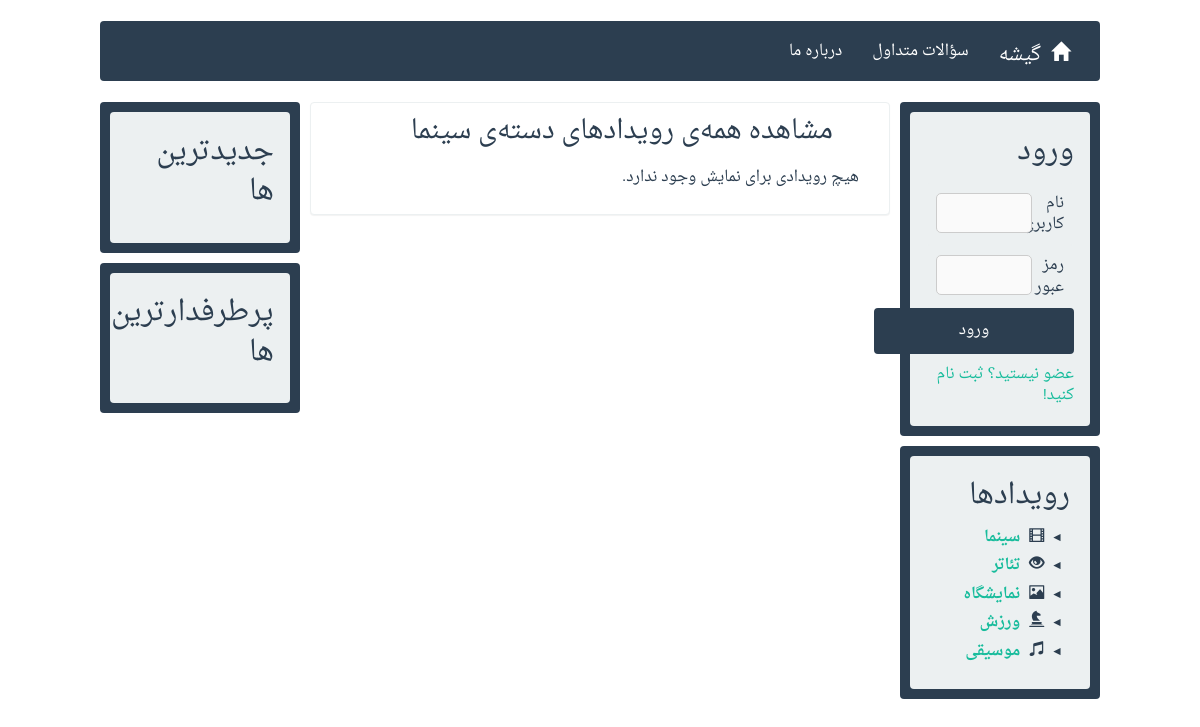
/events/سینما/, run on an earlier commit of the app's database.
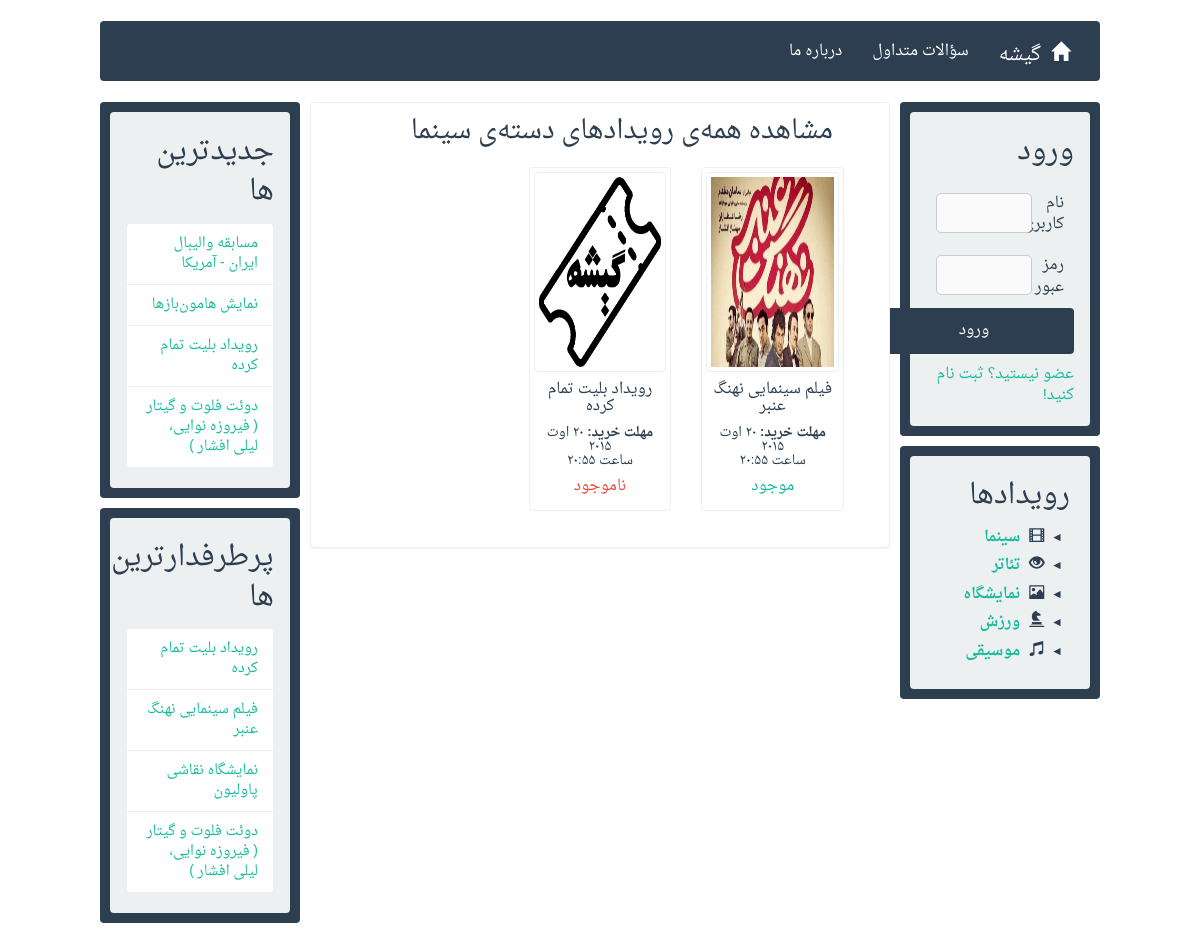
And on a later commit of the database.
### services/models.py (models this page shows, shortened)
class Category(models.Model):
	category_name = models.CharField(max_length=100)
	category_glyphicon = models.CharField(max_length=30, null=True, blank=True)
	class Meta:
		verbose_name_plural = "دسته‌ها"
		verbose_name = "دسته"

class Event(models.Model):
	category = models.ForeignKey(Category)
	subcategory = ChainedForeignKey(SubCategory,
		chained_field="category",
		chained_model_field="category",
		show_all=False,
        auto_choose=True)
	event_title = models.CharField(max_length=255)
	event_image = models.ImageField(upload_to='media/', blank=True, default="media/noimage.png")
	event_place = models.CharField(max_length=255)
	event_description = models.TextField(blank=True)
	event_date = models.DateField()
	event_time = models.TimeField()
	event_deadline_date = models.DateField()
	event_deadline_time = models.TimeField()
	submit_date = models.DateTimeField(default=datetime.now)
	organizer = models.ForeignKey(Organizer)
	event_avg_rate = models.FloatField(default=0.0)
	class Meta:
		verbose_name_plural = "رویدادها"
		verbose_name = "رویداد"

### users/forms.py
class LoginForm(forms.Form):
	username = forms.CharField(required=True, label='نام کاربری')
	password = forms.CharField(required=True, label='رمز عبور', widget=forms.PasswordInput)

### services/templatetags/farsinum.py (called while the page is built)
@register.filter
def farsi_num( value ):
  en_2_fa = {'0': '۰', '1': '۱', '2': '۲', '3': '۳', '4': '۴', '5': '۵', '6': '۶', '7': '۷', '8': '۸', '9': '۹'}
  farsi_num = ''
  for i in str(value):
    if i == '0' or i == '1' or i == '2' or i == '3' or i == '4' or i == '5' or i == '6' or i == '7' or i == '8' or i == '9':
      farsi_num += en_2_fa[i]
    else:
      farsi_num += i
  return farsi_num

### services/views.py (called while the page is built)
def get_layout():
	categories = models.Category.objects.all()
	most_populars = models.Event.objects.exclude(event_deadline_date__lt=datetime.datetime.now().date()).exclude(event_deadline_date=datetime.datetime.now().date(), event_deadline_time__lt=datetime.datetime.now().time()).order_by('-event_avg_rate')[:4]
	newest = models.Event.objects.exclude(event_deadline_date__lt=datetime.datetime.now().date()).exclude(event_deadline_date=datetime.datetime.now().date(), event_deadline_time__lt=datetime.datetime.now().time()).order_by('-submit_date')[:4]
	return {'categories': categories, 'newest': newest, 'most_populars': most_populars}

def get_users_template_variables(request):
	if request.user.is_authenticated():
		if request.session['user_type'] == 'member':
			member = Member.objects.get(user=request.user)
			organizer = None
			permitted = False
			visitor = False
		else:
			organizer = Organizer.objects.get(user=request.user)
			permitted = Organizer.objects.get(user=request.user).has_permission_to_create_category
			member = None
			visitor = False
	else:
		member = None
		organizer = None
		permitted = False
		visitor = True
	return {'member': member, 'organizer': organizer, 'permitted': permitted, 'visitor': visitor}

### services/templates/view-category-events.html (shortened to what this page needs)
{% extends "layout.html" %}
{% load staticfiles %}
{% load farsinum %}
{% block style %}
<link rel="stylesheet" href="{% static "styles/pcustom.css" %}" />
{% endblock %}
{% block content %}
      <div class="panel panel-default">
        <div class="panel-body">
          <div class="row-event">
            <div class="col-md-12">
              <h3 style="margin-top: 0px; margin-bottom: 20px">مشاهده همه‌ی رویداد‌های دسته‌ی {{ category }}</h3>
              {% if bishoor_user %}
              <p>دسته درخواست شده معتبر نمی‌باشد.</p>
              {% else %}
              {% if events %}
              {% for event in events %}
              <div class="col-md-4 text-center center-block">
                <a class="thumbnail" href="/events/{{ event.event.id }}/" style="text-decoration: none">
                  <img class="img-responsive img-thumbnail" src="{{ event.event.event_image.url }}" style="width: 200px; height: 200px" />
                  <h5 class="text-primary">{{ event.event.event_title }}</h5>
                  <h6 class="text-primary"><strong>مهلت خرید:</strong> {{ event.event.event_deadline_date|date:"j M Y"|farsi_num }}<br/>ساعت {{ event.event.event_deadline_time|date:"H:i"|farsi_num }}</h6>
                  <h5>{% if event.ticket_available %}<span class="text-success">موجود</span>{% else %}<span class="text-danger">ناموجود</span>{% endif %}</h5>
                </a>
              </div>
              {% endfor %}
              {% else %}
              <p>هیچ رویدادی برای نمایش وجود ندارد.</p>
              {% endif %}
              {% endif %}
            </div>
          </div>
        </div>
      </div>
{% endblock %}

### services/templates/layout.html (shortened to what this page needs)
<!DOCTYPE html>
<html dir="rtl">
<head>
	{% load staticfiles %}
	<link rel="stylesheet" href="{% static "styles/bootstrap.min.css" %}" />
	<link rel="stylesheet" href="{% static "styles/bootstrap-rtl.min.css" %}" />
	<link rel="stylesheet" href="{% static "styles/farsi-fonts.css" %}">
	<link rel="stylesheet" href="{% static "styles/mcustom.css" %}" />
	<link rel="stylesheet" href="{% static "styles/slick.css" %}" />
	<link rel="stylesheet" href="{% static "styles/slick-theme.css" %}" />
	{% block style %}
	{% endblock %}
</head>
<body>
	<nav class="navbar navbar-default col-md-10 col-md-offset-1 hidden-print">
		<div class="navbar-header">
			<a class="navbar-brand" href="/" tabindex="-1" style="outline: none"><span class="glyphicon glyphicon-home" style="margin-left: 10px;"></span>گیشه</a>
		</div>
		<div class="collapse navbar-collapse" id="bs-example-navbar-collapse-1">
			<ul class="nav navbar-nav">
				<li><a href="/FAQ/" tabindex="-1" style="outline: none">سؤالات متداول</a></li>
				<li><a href="/Gisheh/" tabindex="-1" style="outline: none">درباره ما</a></li>
			</ul>
		</div>
	</nav>
	<aside id="sidebar-1" class="col-md-2 col-md-offset-1 hidden-print">
		{% if visitor %}
		<div class="row" style="border-radius: 4px">
			<div class="col-md-12 well" style="margin: 0px;">
				<p style="font-size: 28px;">ورود</p>
				<form action="/" method="post">
					{% for field in form %}
					<div class="row" style="background-color: #ecf0f1; margin: 0px;">
						<div class="col-md-3" style="padding: 0px;">{{ field.label }}</div>
						<div class="col-md-9" style="padding: 0px;">{{ field }}</div>
					</div>
					{% endfor %}
					{% if bad_login %}
					<button id="login-btn" class="btn btn-danger btn-block" type="submit" style="width: 200px; margin-bottom: 10px;">ورود ناموفّق</button>
					{% else %}
					<button id="login-btn" class="btn btn-primary btn-block" type="submit" style="width: 200px; margin-bottom: 10px;">ورود</button>
					{% endif %}
				</form>
				<a href="/register/" tabindex="-1" style="outline: none">عضو نیستید؟ ثبت نام کنید!</a>
			</div>
		</div>
		{% endif %}
		<div class="row" style="border-radius: 4px">
			<div id="sidebar" class="well" style="margin: 0px;">
				<p style="font-size: 28px;">رویدادها</p>
				{% for category in categories %}
				<details>
					<summary>
						<i style="margin-left: 5px; margin-right: 3px" class="glyphicon glyphicon-{{ category.category_glyphicon }}"></i>
						<b><a class="clicked" href="/events/{{ category.category_name }}/" tabindex="-1" style="outline: none">{{ category.category_name }}</a></b>
					</summary>
				</details>
				{% endfor %}
			</div>
		</div>
	</aside>
	<section class="col-md-6 main">
		{% block content %}
		{% endblock %}
	</section>
	<aside id="sidebar-2" class="col-md-2 hidden-print">
		<div class="row" style="border-radius: 4px">
			<div class="col-md-12 well" style="margin: 0px;">
				<p style="font-size: 28px;">جدیدترین ها</p>
				<ul class="list-group" style="margin: 0;">
					{% for event in newest %}
					<li class="list-group-item">
						<a class="airview" data-content="{{ event.event_image.url }}" href="/events/{{ event.id }}/" tabindex="-1" style="outline: none">
							<p style="margin-bottom: 0px; font-size: 14px;">{{ event.event_title }}</p>
						</a>
					</li>
					{% endfor %}
				</ul>
			</div>
		</div>
		<div class="row" style="border-radius: 4px">
			<div class="col-md-12 well" style="margin: 0px;">
				<p style="font-size: 28px;">پرطرفدارترین ها</p>
				<ul class="list-group" style="margin: 0;">
					{% for event in most_populars %}
					<li class="list-group-item">
						<a class="airview" data-content="{{ event.event_image.url }}" href="/events/{{ event.id }}/" tabindex="-1" style="outline: none">
							<p style="margin-bottom: 0px; font-size: 14px;">{{ event.event_title }}</p>
						</a>
					</li>
					{% endfor %}
				</ul>
			</div>
		</div>
	</aside>
</body>
</html>

### static/styles/mcustom.css (style rules this page uses)
header h1, h3 { margin-right: 26px; }
nav { margin-top: 21px; }
.main, .row { border: 1px; border-radius: 4px; }
.row { padding: 10px; margin-bottom: 10px; background-color: #2c3e50; }
.main { padding-right: 10px; padding-left: 10px; margin-bottom: 10px; }
details { margin: 7px; }
input { padding: 10px; width: 100%; height: 40px; border: 1px solid #ccc; border-radius: 5px; background: #fafafa; }
button { margin: auto; }
summary { outline: none; }
summary:before { content: "◄"; }
summary:before, summary:after { font-size:.8em; border: none; }
details { cursor: pointer; }

### services/templates/view-category-events.html (style rules this page uses)
.row-event { background-color: white; }

What changed in the data, as far as the page shows it:
now on this page (row edited): Event: event.event_image (picture), event.event_title "فیلم سینمایی نهنگ عنبر", event.event_deadline_date|farsi_num "۲۰ اوت ۲۰۱۵", event.event_deadline_time|farsi_num "۲۰:۵۵", event_title "فیلم سینمایی نهنگ عنبر"
now on this page (row edited): Event: event.event_image (placeholder picture), event.event_title "رویداد بلیت تمام کرده", event.event_deadline_date|farsi_num "۲۰ اوت ۲۰۱۵", event.event_deadline_time|farsi_num "۲۰:۵۵", event_title "رویداد بلیت تمام کرده"
added Event: event_title "مسابقه والیبال ایران - آمریکا"
now on this page (row edited): Event: event_title "نمایش هامون‌بازها"
now on this page (row edited): Event: event_title "دوئت فلوت و گيتار ( فيروزه نوايی، ليلی افشار )"
now on this page (row edited): Event: event_title "نمایشگاه نقاشی پاولیون"
Also different on the page:
new list line: "مهلت خرید: ساعت موجود"
new list line: "مهلت خرید: ساعت ناموجود"
text no longer shown: "هیچ رویدادی برای نمایش وجود ندارد."
